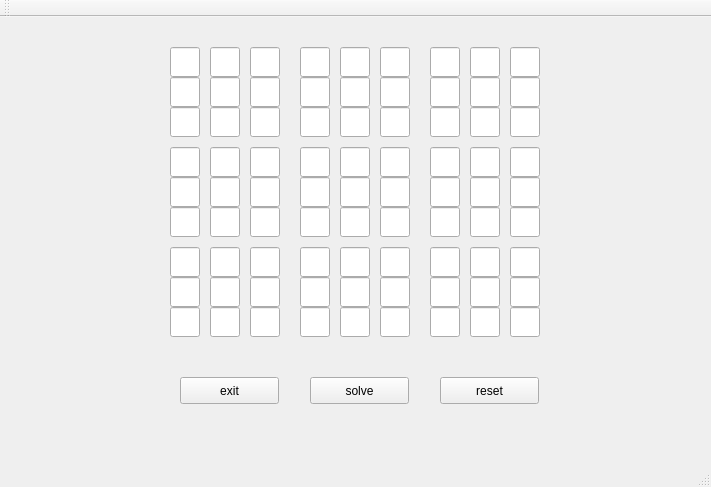
<?xml version="1.0" encoding="UTF-8"?>
<ui version="4.0">
 <class>MainWindow</class>
 <widget class="QMainWindow" name="MainWindow">
  <property name="geometry">
   <rect>
    <x>0</x>
    <y>0</y>
    <width>711</width>
    <height>487</height>
   </rect>
  </property>
  <property name="windowTitle">
   <string>MainWindow</string>
  </property>
  <widget class="QWidget" name="centralWidget">
   <widget class="QLineEdit" name="lineEdit_1">
    <property name="geometry">
     <rect>
      <x>170</x>
      <y>30</y>
      <width>30</width>
      <height>30</height>
     </rect>
    </property>
   </widget>
   <widget class="QLineEdit" name="lineEdit_2">
    <property name="geometry">
     <rect>
      <x>210</x>
      <y>30</y>
      <width>30</width>
      <height>30</height>
     </rect>
    </property>
   </widget>
   <widget class="QLineEdit" name="lineEdit_3">
    <property name="geometry">
     <rect>
      <x>250</x>
      <y>30</y>
      <width>30</width>
      <height>30</height>
     </rect>
    </property>
   </widget>
   <widget class="QLineEdit" name="lineEdit_4">
    <property name="geometry">
     <rect>
      <x>300</x>
      <y>30</y>
      <width>30</width>
      <height>30</height>
     </rect>
    </property>
   </widget>
   <widget class="QLineEdit" name="lineEdit_5">
    <property name="geometry">
     <rect>
      <x>340</x>
      <y>30</y>
      <width>30</width>
      <height>30</height>
     </rect>
    </property>
   </widget>
   <widget class="QLineEdit" name="lineEdit_6">
    <property name="geometry">
     <rect>
      <x>380</x>
      <y>30</y>
      <width>30</width>
      <height>30</height>
     </rect>
    </property>
   </widget>
   <widget class="QLineEdit" name="lineEdit_7">
    <property name="geometry">
     <rect>
      <x>430</x>
      <y>30</y>
      <width>30</width>
      <height>30</height>
     </rect>
    </property>
   </widget>
   <widget class="QLineEdit" name="lineEdit_8">
    <property name="geometry">
     <rect>
      <x>470</x>
      <y>30</y>
      <width>30</width>
      <height>30</height>
     </rect>
    </property>
   </widget>
   <widget class="QLineEdit" name="lineEdit_9">
    <property name="geometry">
     <rect>
      <x>510</x>
      <y>30</y>
      <width>30</width>
      <height>30</height>
     </rect>
    </property>
   </widget>
   <widget class="QLineEdit" name="lineEdit_10">
    <property name="geometry">
     <rect>
      <x>170</x>
      <y>60</y>
      <width>30</width>
      <height>30</height>
     </rect>
    </property>
   </widget>
   <widget class="QLineEdit" name="lineEdit_11">
    <property name="geometry">
     <rect>
      <x>210</x>
      <y>60</y>
      <width>30</width>
      <height>30</height>
     </rect>
    </property>
   </widget>
   <widget class="QLineEdit" name="lineEdit_12">
    <property name="geometry">
     <rect>
      <x>250</x>
      <y>60</y>
      <width>30</width>
      <height>30</height>
     </rect>
    </property>
   </widget>
   <widget class="QLineEdit" name="lineEdit_13">
    <property name="geometry">
     <rect>
      <x>300</x>
      <y>60</y>
      <width>30</width>
      <height>30</height>
     </rect>
    </property>
   </widget>
   <widget class="QLineEdit" name="lineEdit_14">
    <property name="geometry">
     <rect>
      <x>340</x>
      <y>60</y>
      <width>30</width>
      <height>30</height>
     </rect>
    </property>
   </widget>
   <widget class="QLineEdit" name="lineEdit_15">
    <property name="geometry">
     <rect>
      <x>380</x>
      <y>60</y>
      <width>30</width>
      <height>30</height>
     </rect>
    </property>
   </widget>
   <widget class="QLineEdit" name="lineEdit_16">
    <property name="geometry">
     <rect>
      <x>430</x>
      <y>60</y>
      <width>30</width>
      <height>30</height>
     </rect>
    </property>
   </widget>
   <widget class="QLineEdit" name="lineEdit_17">
    <property name="geometry">
     <rect>
      <x>470</x>
      <y>60</y>
      <width>30</width>
      <height>30</height>
     </rect>
    </property>
   </widget>
   <widget class="QLineEdit" name="lineEdit_18">
    <property name="geometry">
     <rect>
      <x>510</x>
      <y>60</y>
      <width>30</width>
      <height>30</height>
     </rect>
    </property>
   </widget>
   <widget class="QLineEdit" name="lineEdit_19">
    <property name="geometry">
     <rect>
      <x>170</x>
      <y>90</y>
      <width>30</width>
      <height>30</height>
     </rect>
    </property>
   </widget>
   <widget class="QLineEdit" name="lineEdit_20">
    <property name="geometry">
     <rect>
      <x>210</x>
      <y>90</y>
      <width>30</width>
      <height>30</height>
     </rect>
    </property>
   </widget>
   <widget class="QLineEdit" name="lineEdit_21">
    <property name="geometry">
     <rect>
      <x>250</x>
      <y>90</y>
      <width>30</width>
      <height>30</height>
     </rect>
    </property>
   </widget>
   <widget class="QLineEdit" name="lineEdit_22">
    <property name="geometry">
     <rect>
      <x>300</x>
      <y>90</y>
      <width>30</width>
      <height>30</height>
     </rect>
    </property>
   </widget>
   <widget class="QLineEdit" name="lineEdit_23">
    <property name="geometry">
     <rect>
      <x>340</x>
      <y>90</y>
      <width>30</width>
      <height>30</height>
     </rect>
    </property>
   </widget>
   <widget class="QLineEdit" name="lineEdit_24">
    <property name="geometry">
     <rect>
      <x>380</x>
      <y>90</y>
      <width>30</width>
      <height>30</height>
     </rect>
    </property>
   </widget>
   <widget class="QLineEdit" name="lineEdit_25">
    <property name="geometry">
     <rect>
      <x>430</x>
      <y>90</y>
      <width>30</width>
      <height>30</height>
     </rect>
    </property>
   </widget>
   <widget class="QLineEdit" name="lineEdit_26">
    <property name="geometry">
     <rect>
      <x>470</x>
      <y>90</y>
      <width>30</width>
      <height>30</height>
     </rect>
    </property>
   </widget>
   <widget class="QLineEdit" name="lineEdit_27">
    <property name="geometry">
     <rect>
      <x>510</x>
      <y>90</y>
      <width>30</width>
      <height>30</height>
     </rect>
    </property>
   </widget>
   <widget class="QLineEdit" name="lineEdit_28">
    <property name="geometry">
     <rect>
      <x>170</x>
      <y>130</y>
      <width>30</width>
      <height>30</height>
     </rect>
    </property>
   </widget>
   <widget class="QLineEdit" name="lineEdit_29">
    <property name="geometry">
     <rect>
      <x>210</x>
      <y>130</y>
      <width>30</width>
      <height>30</height>
     </rect>
    </property>
   </widget>
   <widget class="QLineEdit" name="lineEdit_30">
    <property name="geometry">
     <rect>
      <x>250</x>
      <y>130</y>
      <width>30</width>
      <height>30</height>
     </rect>
    </property>
   </widget>
   <widget class="QLineEdit" name="lineEdit_31">
    <property name="geometry">
     <rect>
      <x>300</x>
      <y>130</y>
      <width>30</width>
      <height>30</height>
     </rect>
    </property>
   </widget>
   <widget class="QLineEdit" name="lineEdit_32">
    <property name="geometry">
     <rect>
      <x>340</x>
      <y>130</y>
      <width>30</width>
      <height>30</height>
     </rect>
    </property>
   </widget>
   <widget class="QLineEdit" name="lineEdit_33">
    <property name="geometry">
     <rect>
      <x>380</x>
      <y>130</y>
      <width>30</width>
      <height>30</height>
     </rect>
    </property>
   </widget>
   <widget class="QLineEdit" name="lineEdit_34">
    <property name="geometry">
     <rect>
      <x>430</x>
      <y>130</y>
      <width>30</width>
      <height>30</height>
     </rect>
    </property>
   </widget>
   <widget class="QLineEdit" name="lineEdit_35">
    <property name="geometry">
     <rect>
      <x>470</x>
      <y>130</y>
      <width>30</width>
      <height>30</height>
     </rect>
    </property>
   </widget>
   <widget class="QLineEdit" name="lineEdit_36">
    <property name="geometry">
     <rect>
      <x>510</x>
      <y>130</y>
      <width>30</width>
      <height>30</height>
     </rect>
    </property>
   </widget>
   <widget class="QLineEdit" name="lineEdit_37">
    <property name="geometry">
     <rect>
      <x>170</x>
      <y>160</y>
      <width>30</width>
      <height>30</height>
     </rect>
    </property>
   </widget>
   <widget class="QLineEdit" name="lineEdit_38">
    <property name="geometry">
     <rect>
      <x>210</x>
      <y>160</y>
      <width>30</width>
      <height>30</height>
     </rect>
    </property>
   </widget>
   <widget class="QLineEdit" name="lineEdit_39">
    <property name="geometry">
     <rect>
      <x>250</x>
      <y>160</y>
      <width>30</width>
      <height>30</height>
     </rect>
    </property>
   </widget>
   <widget class="QLineEdit" name="lineEdit_40">
    <property name="geometry">
     <rect>
      <x>300</x>
      <y>160</y>
      <width>30</width>
      <height>30</height>
     </rect>
    </property>
   </widget>
   <widget class="QLineEdit" name="lineEdit_41">
    <property name="geometry">
     <rect>
      <x>340</x>
      <y>160</y>
      <width>30</width>
      <height>30</height>
     </rect>
    </property>
   </widget>
   <widget class="QLineEdit" name="lineEdit_42">
    <property name="geometry">
     <rect>
      <x>380</x>
      <y>160</y>
      <width>30</width>
      <height>30</height>
     </rect>
    </property>
   </widget>
   <widget class="QLineEdit" name="lineEdit_43">
    <property name="geometry">
     <rect>
      <x>430</x>
      <y>160</y>
      <width>30</width>
      <height>30</height>
     </rect>
    </property>
   </widget>
   <widget class="QLineEdit" name="lineEdit_44">
    <property name="geometry">
     <rect>
      <x>470</x>
      <y>160</y>
      <width>30</width>
      <height>30</height>
     </rect>
    </property>
   </widget>
   <widget class="QLineEdit" name="lineEdit_45">
    <property name="geometry">
     <rect>
      <x>510</x>
      <y>160</y>
      <width>30</width>
      <height>30</height>
     </rect>
    </property>
   </widget>
   <widget class="QLineEdit" name="lineEdit_46">
    <property name="geometry">
     <rect>
      <x>170</x>
      <y>190</y>
      <width>30</width>
      <height>30</height>
     </rect>
    </property>
   </widget>
   <widget class="QLineEdit" name="lineEdit_47">
    <property name="geometry">
     <rect>
      <x>210</x>
      <y>190</y>
      <width>30</width>
      <height>30</height>
     </rect>
    </property>
   </widget>
   <widget class="QLineEdit" name="lineEdit_48">
    <property name="geometry">
     <rect>
      <x>250</x>
      <y>190</y>
      <width>30</width>
      <height>30</height>
     </rect>
    </property>
   </widget>
   <widget class="QLineEdit" name="lineEdit_49">
    <property name="geometry">
     <rect>
      <x>300</x>
      <y>190</y>
      <width>30</width>
      <height>30</height>
     </rect>
    </property>
   </widget>
   <widget class="QLineEdit" name="lineEdit_50">
    <property name="geometry">
     <rect>
      <x>340</x>
      <y>190</y>
      <width>30</width>
      <height>30</height>
     </rect>
    </property>
   </widget>
   <widget class="QLineEdit" name="lineEdit_51">
    <property name="geometry">
     <rect>
      <x>380</x>
      <y>190</y>
      <width>30</width>
      <height>30</height>
     </rect>
    </property>
   </widget>
   <widget class="QLineEdit" name="lineEdit_52">
    <property name="geometry">
     <rect>
      <x>430</x>
      <y>190</y>
      <width>30</width>
      <height>30</height>
     </rect>
    </property>
   </widget>
   <widget class="QLineEdit" name="lineEdit_53">
    <property name="geometry">
     <rect>
      <x>470</x>
      <y>190</y>
      <width>30</width>
      <height>30</height>
     </rect>
    </property>
   </widget>
   <widget class="QLineEdit" name="lineEdit_54">
    <property name="geometry">
     <rect>
      <x>510</x>
      <y>190</y>
      <width>30</width>
      <height>30</height>
     </rect>
    </property>
   </widget>
   <widget class="QLineEdit" name="lineEdit_55">
    <property name="geometry">
     <rect>
      <x>170</x>
      <y>230</y>
      <width>30</width>
      <height>30</height>
     </rect>
    </property>
   </widget>
   <widget class="QLineEdit" name="lineEdit_56">
    <property name="geometry">
     <rect>
      <x>210</x>
      <y>230</y>
      <width>30</width>
      <height>30</height>
     </rect>
    </property>
   </widget>
   <widget class="QLineEdit" name="lineEdit_57">
    <property name="geometry">
     <rect>
      <x>250</x>
      <y>230</y>
      <width>30</width>
      <height>30</height>
     </rect>
    </property>
   </widget>
   <widget class="QLineEdit" name="lineEdit_58">
    <property name="geometry">
     <rect>
      <x>300</x>
      <y>230</y>
      <width>30</width>
      <height>30</height>
     </rect>
    </property>
   </widget>
   <widget class="QLineEdit" name="lineEdit_59">
    <property name="geometry">
     <rect>
      <x>340</x>
      <y>230</y>
      <width>30</width>
      <height>30</height>
     </rect>
    </property>
   </widget>
   <widget class="QLineEdit" name="lineEdit_60">
    <property name="geometry">
     <rect>
      <x>380</x>
      <y>230</y>
      <width>30</width>
      <height>30</height>
     </rect>
    </property>
   </widget>
   <widget class="QLineEdit" name="lineEdit_61">
    <property name="geometry">
     <rect>
      <x>430</x>
      <y>230</y>
      <width>30</width>
      <height>30</height>
     </rect>
    </property>
   </widget>
   <widget class="QLineEdit" name="lineEdit_62">
    <property name="geometry">
     <rect>
      <x>470</x>
      <y>230</y>
      <width>30</width>
      <height>30</height>
     </rect>
    </property>
   </widget>
   <widget class="QLineEdit" name="lineEdit_63">
    <property name="geometry">
     <rect>
      <x>510</x>
      <y>230</y>
      <width>30</width>
      <height>30</height>
     </rect>
    </property>
   </widget>
   <widget class="QLineEdit" name="lineEdit_64">
    <property name="geometry">
     <rect>
      <x>170</x>
      <y>260</y>
      <width>30</width>
      <height>30</height>
     </rect>
    </property>
   </widget>
   <widget class="QLineEdit" name="lineEdit_65">
    <property name="geometry">
     <rect>
      <x>210</x>
      <y>260</y>
      <width>30</width>
      <height>30</height>
     </rect>
    </property>
   </widget>
   <widget class="QLineEdit" name="lineEdit_66">
    <property name="geometry">
     <rect>
      <x>250</x>
      <y>260</y>
      <width>30</width>
      <height>30</height>
     </rect>
    </property>
   </widget>
   <widget class="QLineEdit" name="lineEdit_67">
    <property name="geometry">
     <rect>
      <x>300</x>
      <y>260</y>
      <width>30</width>
      <height>30</height>
     </rect>
    </property>
   </widget>
   <widget class="QLineEdit" name="lineEdit_68">
    <property name="geometry">
     <rect>
      <x>340</x>
      <y>260</y>
      <width>30</width>
      <height>30</height>
     </rect>
    </property>
   </widget>
   <widget class="QLineEdit" name="lineEdit_69">
    <property name="geometry">
     <rect>
      <x>380</x>
      <y>260</y>
      <width>30</width>
      <height>30</height>
     </rect>
    </property>
   </widget>
   <widget class="QLineEdit" name="lineEdit_70">
    <property name="geometry">
     <rect>
      <x>430</x>
      <y>260</y>
      <width>30</width>
      <height>30</height>
     </rect>
    </property>
   </widget>
   <widget class="QLineEdit" name="lineEdit_71">
    <property name="geometry">
     <rect>
      <x>470</x>
      <y>260</y>
      <width>30</width>
      <height>30</height>
     </rect>
    </property>
   </widget>
   <widget class="QLineEdit" name="lineEdit_72">
    <property name="geometry">
     <rect>
      <x>510</x>
      <y>260</y>
      <width>30</width>
      <height>30</height>
     </rect>
    </property>
   </widget>
   <widget class="QLineEdit" name="lineEdit_73">
    <property name="geometry">
     <rect>
      <x>170</x>
      <y>290</y>
      <width>30</width>
      <height>30</height>
     </rect>
    </property>
   </widget>
   <widget class="QLineEdit" name="lineEdit_74">
    <property name="geometry">
     <rect>
      <x>210</x>
      <y>290</y>
      <width>30</width>
      <height>30</height>
     </rect>
    </property>
   </widget>
   <widget class="QLineEdit" name="lineEdit_75">
    <property name="geometry">
     <rect>
      <x>250</x>
      <y>290</y>
      <width>30</width>
      <height>30</height>
     </rect>
    </property>
   </widget>
   <widget class="QLineEdit" name="lineEdit_76">
    <property name="geometry">
     <rect>
      <x>300</x>
      <y>290</y>
      <width>30</width>
      <height>30</height>
     </rect>
    </property>
   </widget>
   <widget class="QLineEdit" name="lineEdit_77">
    <property name="geometry">
     <rect>
      <x>340</x>
      <y>290</y>
      <width>30</width>
      <height>30</height>
     </rect>
    </property>
   </widget>
   <widget class="QLineEdit" name="lineEdit_78">
    <property name="geometry">
     <rect>
      <x>380</x>
      <y>290</y>
      <width>30</width>
      <height>30</height>
     </rect>
    </property>
   </widget>
   <widget class="QLineEdit" name="lineEdit_79">
    <property name="geometry">
     <rect>
      <x>430</x>
      <y>290</y>
      <width>30</width>
      <height>30</height>
     </rect>
    </property>
   </widget>
   <widget class="QLineEdit" name="lineEdit_80">
    <property name="geometry">
     <rect>
      <x>470</x>
      <y>290</y>
      <width>30</width>
      <height>30</height>
     </rect>
    </property>
   </widget>
   <widget class="QLineEdit" name="lineEdit_81">
    <property name="geometry">
     <rect>
      <x>510</x>
      <y>290</y>
      <width>30</width>
      <height>30</height>
     </rect>
    </property>
   </widget>
   <widget class="QPushButton" name="exit">
    <property name="geometry">
     <rect>
      <x>180</x>
      <y>360</y>
      <width>99</width>
      <height>27</height>
     </rect>
    </property>
    <property name="text">
     <string>exit</string>
    </property>
   </widget>
   <widget class="QPushButton" name="solve">
    <property name="geometry">
     <rect>
      <x>310</x>
      <y>360</y>
      <width>99</width>
      <height>27</height>
     </rect>
    </property>
    <property name="text">
     <string>solve</string>
    </property>
   </widget>
   <widget class="QPushButton" name="reset">
    <property name="geometry">
     <rect>
      <x>440</x>
      <y>360</y>
      <width>99</width>
      <height>27</height>
     </rect>
    </property>
    <property name="text">
     <string>reset</string>
    </property>
   </widget>
  </widget>
  <widget class="QMenuBar" name="menuBar">
   <property name="geometry">
    <rect>
     <x>0</x>
     <y>0</y>
     <width>711</width>
     <height>25</height>
    </rect>
   </property>
  </widget>
  <widget class="QToolBar" name="mainToolBar">
   <attribute name="toolBarArea">
    <enum>TopToolBarArea</enum>
   </attribute>
   <attribute name="toolBarBreak">
    <bool>false</bool>
   </attribute>
  </widget>
  <widget class="QStatusBar" name="statusBar"/>
 </widget>
 <layoutdefault spacing="6" margin="11"/>
 <resources/>
 <connections/>
</ui>
